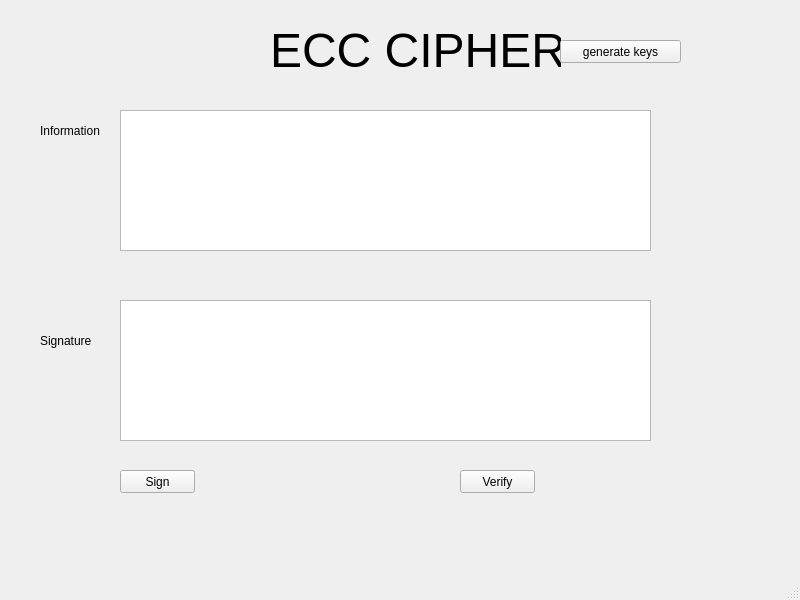
<?xml version="1.0" encoding="UTF-8"?>
<ui version="4.0">
 <class>MainWindow</class>
 <widget class="QMainWindow" name="MainWindow">
  <property name="geometry">
   <rect>
    <x>0</x>
    <y>0</y>
    <width>800</width>
    <height>600</height>
   </rect>
  </property>
  <property name="windowTitle">
   <string>MainWindow</string>
  </property>
  <widget class="QWidget" name="centralwidget">
   <widget class="QLabel" name="label">
    <property name="geometry">
     <rect>
      <x>270</x>
      <y>20</y>
      <width>291</width>
      <height>61</height>
     </rect>
    </property>
    <property name="font">
     <font>
      <pointsize>36</pointsize>
     </font>
    </property>
    <property name="text">
     <string>ECC CIPHER</string>
    </property>
   </widget>
   <widget class="QTextEdit" name="txt_inf">
    <property name="geometry">
     <rect>
      <x>120</x>
      <y>110</y>
      <width>531</width>
      <height>141</height>
     </rect>
    </property>
   </widget>
   <widget class="QTextEdit" name="txt_sign">
    <property name="geometry">
     <rect>
      <x>120</x>
      <y>300</y>
      <width>531</width>
      <height>141</height>
     </rect>
    </property>
   </widget>
   <widget class="QLabel" name="label_2">
    <property name="geometry">
     <rect>
      <x>40</x>
      <y>120</y>
      <width>71</width>
      <height>21</height>
     </rect>
    </property>
    <property name="text">
     <string>Information</string>
    </property>
   </widget>
   <widget class="QLabel" name="label_3">
    <property name="geometry">
     <rect>
      <x>40</x>
      <y>330</y>
      <width>71</width>
      <height>21</height>
     </rect>
    </property>
    <property name="text">
     <string>Signature</string>
    </property>
   </widget>
   <widget class="QPushButton" name="btn_sign">
    <property name="geometry">
     <rect>
      <x>120</x>
      <y>470</y>
      <width>75</width>
      <height>23</height>
     </rect>
    </property>
    <property name="text">
     <string>Sign</string>
    </property>
   </widget>
   <widget class="QPushButton" name="btn_verify">
    <property name="geometry">
     <rect>
      <x>460</x>
      <y>470</y>
      <width>75</width>
      <height>23</height>
     </rect>
    </property>
    <property name="text">
     <string>Verify</string>
    </property>
   </widget>
   <widget class="QPushButton" name="btn_gen">
    <property name="geometry">
     <rect>
      <x>560</x>
      <y>40</y>
      <width>121</width>
      <height>23</height>
     </rect>
    </property>
    <property name="text">
     <string>generate keys</string>
    </property>
   </widget>
  </widget>
  <widget class="QMenuBar" name="menubar">
   <property name="geometry">
    <rect>
     <x>0</x>
     <y>0</y>
     <width>800</width>
     <height>21</height>
    </rect>
   </property>
  </widget>
  <widget class="QStatusBar" name="statusbar"/>
 </widget>
 <resources/>
 <connections/>
</ui>
